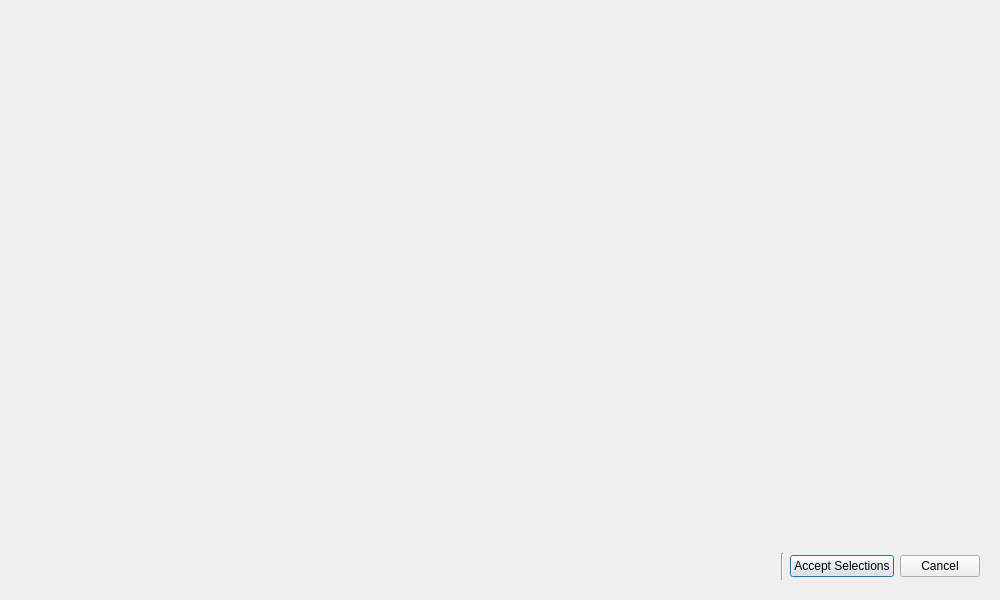
<ui version="4.0" >
 <class>AllVariablesSelectGui</class>
 <widget class="QDialog" name="AllVariablesSelectGui" >
  <property name="geometry" >
   <rect>
    <x>0</x>
    <y>0</y>
    <width>1000</width>
    <height>600</height>
   </rect>
  </property>
  <property name="windowTitle" >
   <string>Model variable selection</string>
  </property>
  <layout class="QVBoxLayout" name="verticalLayout" >
   <item>
    <widget class="QWidget" native="1" name="variableBox" >
     <layout class="QGridLayout" name="gridLayout" />
    </widget>
   </item>
   <item>
    <widget class="QWidget" native="1" name="widget" >
     <property name="maximumSize" >
      <size>
       <width>16777215</width>
       <height>45</height>
      </size>
     </property>
     <layout class="QHBoxLayout" >
      <item>
       <spacer>
        <property name="orientation" >
         <enum>Qt::Horizontal</enum>
        </property>
        <property name="sizeHint" stdset="0" >
         <size>
          <width>441</width>
          <height>24</height>
         </size>
        </property>
       </spacer>
      </item>
      <item>
       <widget class="Line" name="line" >
        <property name="orientation" >
         <enum>Qt::Vertical</enum>
        </property>
       </widget>
      </item>
      <item>
       <widget class="QPushButton" name="saveSelections" >
        <property name="enabled" >
         <bool>true</bool>
        </property>
        <property name="text" >
         <string>Accept Selections</string>
        </property>
       </widget>
      </item>
      <item>
       <widget class="QPushButton" name="cancelWindow" >
        <property name="text" >
         <string>Cancel</string>
        </property>
       </widget>
      </item>
     </layout>
    </widget>
   </item>
  </layout>
 </widget>
 <resources/>
 <connections/>
</ui>
